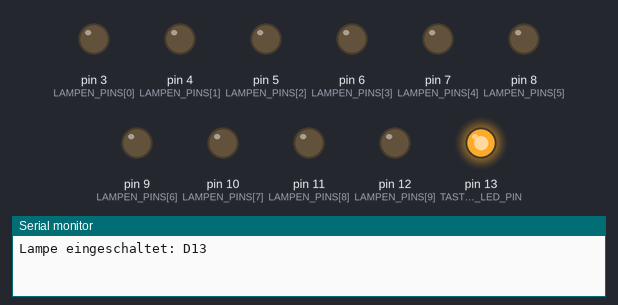
Bench run of a sketch on a simulated Arduino Uno, built with avr-gcc and run on an emulated ATmega328P. On the bench: output pins drawn as LEDs (lit = HIGH), the last lines printed to the serial monitor.

Above: at 0.1 s.
At 0.6 s:
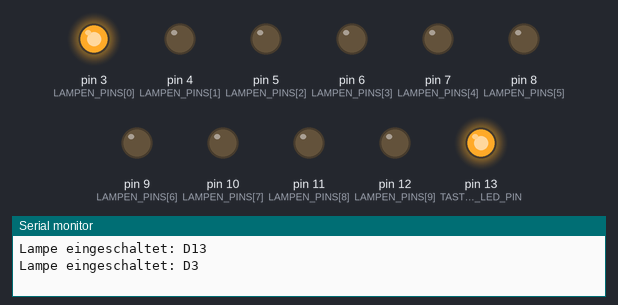
At 1.1 s:
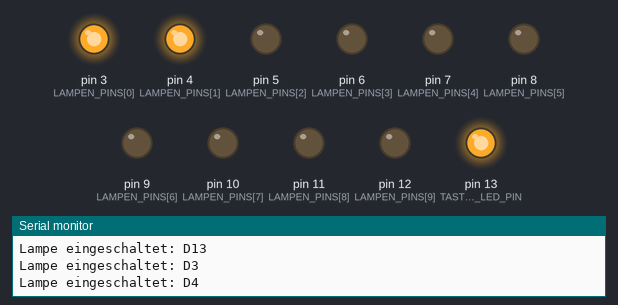
At 2.6 s:
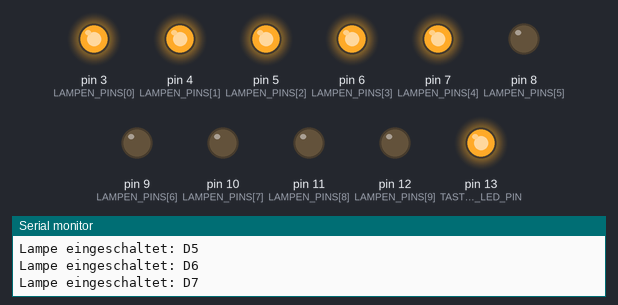
At 3.6 s:
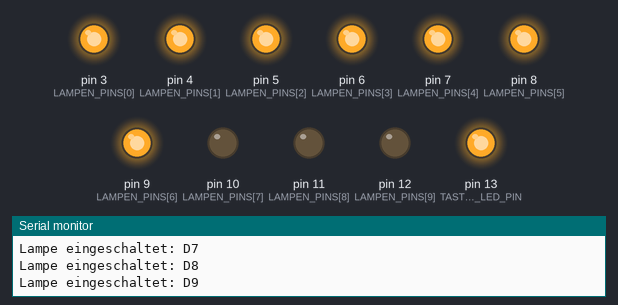
At 5.1 s:
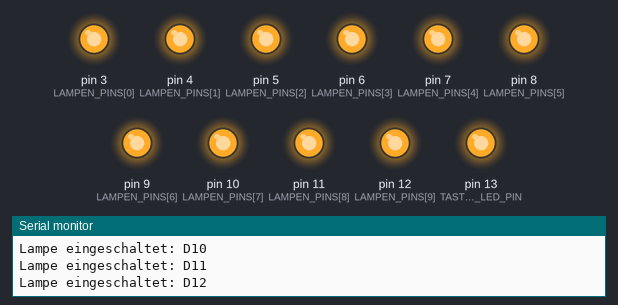
Timing chart, 0 to 6.6 s (numbered marks = the images above):
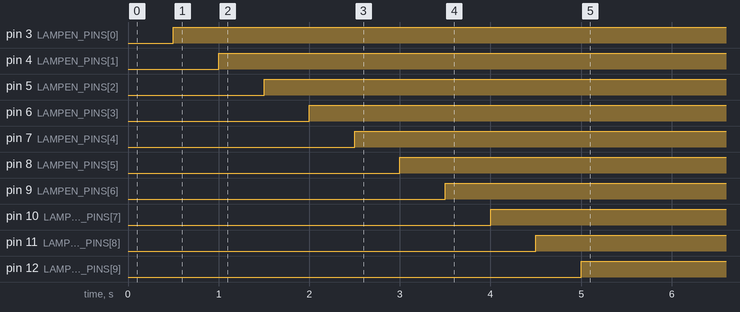

The sketch:

Anschlusstest.ino
```cpp
/*

  Dieser Sketch ist für die Straßenbeleuchtung vorgesehen.

  Geplante Funktionsweise:
  1. Einschalten über Tastendruck
  2. Alle Lampen gehen zufällig mit leichten Schwankungen an.
  3. Alle Lamepen leuchten permanent, eine hat Probleme und flackert ab und zu
  4. Auf Tastendruck werden sie wieder ausgeschaltet

  2021-03-05
  Sven Piller

  Mit Ideen von:
  - https://www.domsmoba.de/arduino/8-leucht-stofflampen/

*/

// Ausgänge mit angeschlossenen LED-Straßenlampen
const byte  LAMPEN_PINS[] = {3, 4, 5, 6, 7, 8, 9, 10, 11, 12};
// Anzahl der Lampen
const byte LAMPEN_ANZAHL =  sizeof(LAMPEN_PINS); //10
const byte LAMPE_AN = HIGH;
const byte LAMPE_AUS = LOW;

const byte TASTER1_LED_PIN = 13;

// Taster zum Ein-/Ausschalten
const byte  TASTER1_PIN = 2;
// Kosmetische Konstante
const byte TASTER_GEDRUECKT = LOW;

// Aktueller Zustand der Lampen
bool sind_die_lampen_an = false;

// Gibt es im aktuellen Zustand eine defekte Lampe
bool defekteLampeVorhanden  = false;
// Pin der defekten Lampe
byte defekteLampePin;
// Index der defekten Lampe im lampen-Array
byte defekteLampeIndex;
// Flackerzeiten der defekten Lampe
int defekteLampeFlackerzeit;

// Bootstrapping
void setup() {
  Serial.begin(9600);
  pinMode(TASTER1_PIN, INPUT_PULLUP);
  pinMode(TASTER1_LED_PIN, OUTPUT);
  digitalWrite(TASTER1_LED_PIN, LOW);

  for (int i = 0; i < LAMPEN_ANZAHL; i++) {
    pinMode(LAMPEN_PINS[i], OUTPUT);
    digitalWrite(LAMPEN_PINS[i], LAMPE_AUS);
  }

}

// Programmlogik
void loop() {

  if (sind_die_lampen_an == false) {

    digitalWrite(TASTER1_LED_PIN, HIGH);
    Serial.println("Lampe eingeschaltet: D13");
    delay(500);
    for (int i = 0; i < LAMPEN_ANZAHL; i++) {
      digitalWrite(LAMPEN_PINS[i], LAMPE_AN);
      Serial.print("Lampe eingeschaltet: D");
      Serial.println(LAMPEN_PINS[i]);
      delay(500);
    }
    sind_die_lampen_an = true;
    Serial.println("Alle Ausgänge sind an.");
  }
}
```

Measured:
- by itself, pin 3 (LAMPEN_PINS[0]): LOW → HIGH at 0.50 s
- by itself, pin 4 (LAMPEN_PINS[1]): LOW → HIGH at 1.0 s
- by itself, pin 5 (LAMPEN_PINS[2]): LOW → HIGH at 1.5 s
- by itself, pin 6 (LAMPEN_PINS[3]): LOW → HIGH at 2.0 s
- by itself, pin 7 (LAMPEN_PINS[4]): LOW → HIGH at 2.5 s
- by itself, pin 8 (LAMPEN_PINS[5]): LOW → HIGH at 3.0 s
- by itself, pin 9 (LAMPEN_PINS[6]): LOW → HIGH at 3.5 s
- by itself, pin 10 (LAMPEN_PINS[7]): LOW → HIGH at 4.0 s
